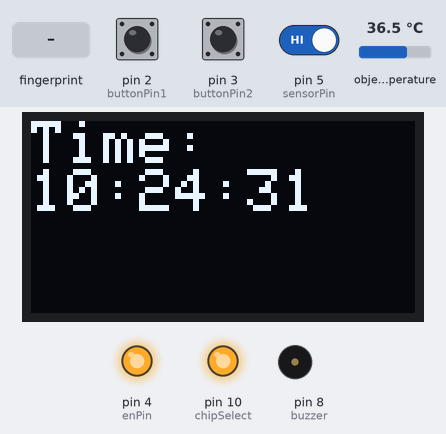
A sketch run on a simulated Arduino Uno, built with avr-gcc and run on an emulated ATmega328P. On the bench: 128×64 one-colour display, output pins drawn as LEDs (lit = HIGH), buzzer (waves = sounding, pin HIGH). The test bench sets the inputs (shaded band); at power-on: pin 5 (sensorPin) HIGH, pin 2 (buttonPin1) HIGH, pin 3 (buttonPin2) HIGH, object temperature 36.5 °C. The local clock reads 2024-03-15 10:24:30 at power-on unless the sketch sets it; storage starts empty; what the sketch prints to the serial monitor is not drawn.

Above: at 2.2 s.
2.3 s: pin 5 (sensorPin) driven LOW
At 6.3 s:
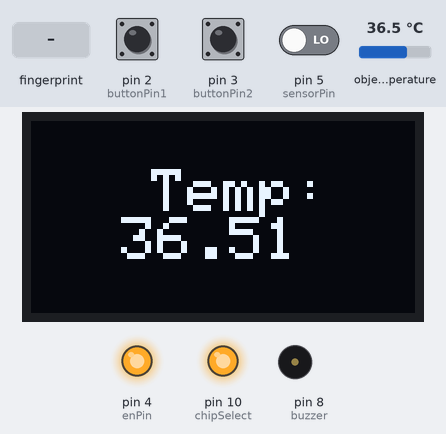
6.5 s: finger stored as number 1 placed on the sensor
At 10.2 s:
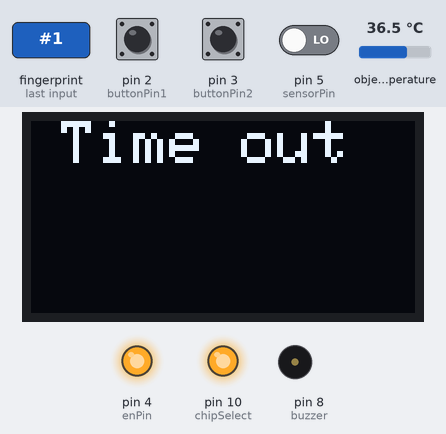
10.7 s: pin 5 (sensorPin) driven HIGH
At 14.8 s:
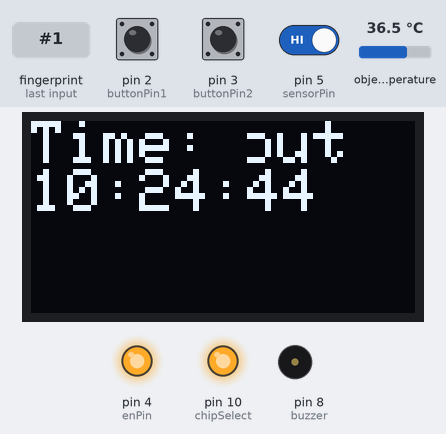
14.9 s: pin 2 (buttonPin1) pulled LOW for 1.25 s
At 18.6 s:
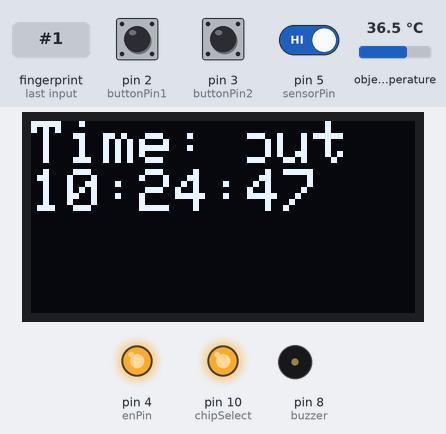
20.3 s: pin 3 (buttonPin2) pulled LOW for 1.25 s
At 24.6 s:
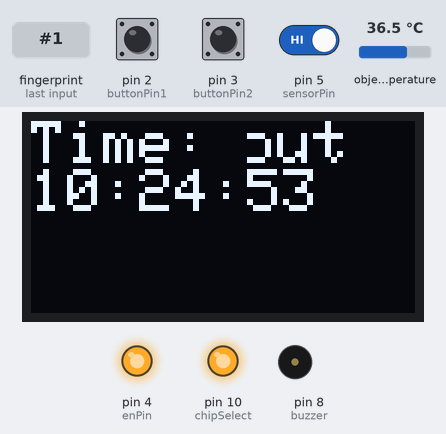
25.8 s: pin 5 (sensorPin) driven LOW
At 28.1 s:
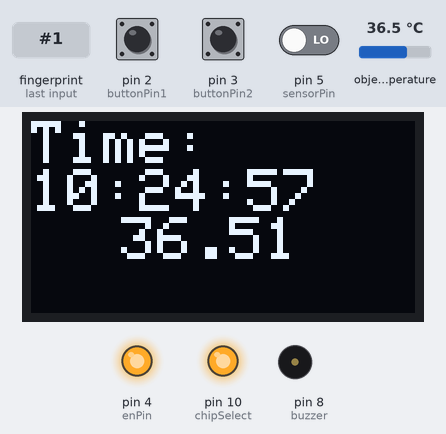
Timing chart, 0 to 31.0 s (numbered marks = the images above; inputs shaded):
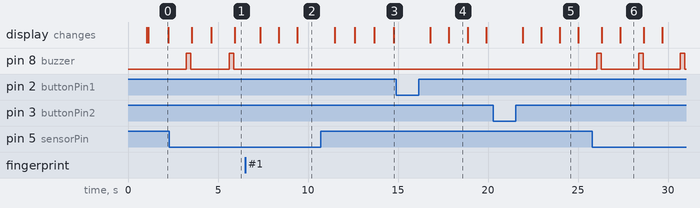

Measured:
- after the input at 2.3 s, pin 8 (buzzer): alternates HIGH for 0.25 s and LOW for 2.1 s, starting after 0.94 s; the display: changes after 1.2 s (image 1)
- after the input at 6.5 s, pin 8 (buzzer): stops changing and stays LOW; the display: first changes after 0.84 s (image 2 shows a later state)
- after the input at 10.7 s, pin 8 (buzzer): stops changing and stays LOW; the display: first changes after 0.79 s (image 3 shows a later state)
- after the input at 25.8 s, pin 8 (buzzer): alternates HIGH for 0.25 s and LOW for 2.1 s, starting after 0.23 s; the display: first changes after 0.53 s (image 6 shows a later state)
- what the display in image 0 shows lasts 1.1 s, from 1.1 s to 2.2 s
- what the display in image 4 shows lasts 1.1 s, from 17.8 s to 18.9 s

The sketch:

THERMOMETER_4_BIGUPADATE_STRUCT.ino
```cpp
#include <Wire.h>
#include "SSD1306Ascii.h"
#include "SSD1306AsciiAvrI2c.h"
#include <Adafruit_MLX90614.h>
#include <DS1307RTC.h>
#include <Fingerprint.h>
#include <SD.h>
#include <SPI.h>
// 0X3C+SA0 - 0x3C or 0x3D
#define I2C_ADDRESS 0x3C
// Define proper RST_PIN if required.
#define RST_PIN -1
SSD1306AsciiAvrI2c oled;
Adafruit_MLX90614 mlx = Adafruit_MLX90614();
const int chipSelect = 10;  // chọn chân kết nối với SD card reader
const byte buttonPin1 = 2;  // Sử dụng chân số 13 để kết nối với nút bấm
const byte buttonPin2 = 3;  // Sử dụng chân số 13 để kết nối với nút bấm
const byte enPin = 4;
const byte sensorPin = 5;
const byte buzzer = 8;
const unsigned char bitmap_icon_3dcube[] PROGMEM = {
  0x00, 0x00, 0x01, 0x80, 0x07, 0x60, 0x19, 0x18, 0x61, 0x06, 0x51, 0x0a, 0x45, 0xa2, 0x41, 0x02,
  0x45, 0x22, 0x41, 0x02, 0x45, 0xa2, 0x51, 0x0a, 0x61, 0x06, 0x19, 0x18, 0x07, 0x60, 0x01, 0x80
};
byte mode = 2;
struct Data {
  float tempC;
  uint8_t id;
  uint8_t finger_id;
  tmElements_t tm;
  byte s;
};
Data data;
volatile bool buttonPressed1 = false;
volatile bool buttonPressed2 = false;
void delay_millis(unsigned long ms) {
  unsigned long current_time = millis();  // Lấy thời điểm hiện tại
  while (millis() - current_time < ms) {  // Kiểm tra nếu thời gian chạy đã vượt quá khoảng thời gian cần delay
    // Chờ
  }
}
void setup() {
  Serial.begin(9600);
  // Bắt đầu SPI
  SPI.begin();
  // Chọn thẻ nhớ SD bằng chân kết nối
  pinMode(chipSelect, OUTPUT);
  oled.setFont(Adafruit5x7);
  fingerprintSetup();
  pinMode(sensorPin, INPUT);
  pinMode(buzzer, OUTPUT);
  pinMode(buttonPin1, INPUT_PULLUP);  // Đặt chân số 2 là INPUT_PULLUP để kết nối nút bấm
  pinMode(buttonPin2, INPUT_PULLUP);  // Đặt chân số 3 là INPUT_PULLUP để kết nối nút bấm
  attachInterrupt(digitalPinToInterrupt(buttonPin1), buttonInterrupt1, FALLING);
  attachInterrupt(digitalPinToInterrupt(buttonPin2), buttonInterrupt2, FALLING);
  digitalWrite(buzzer, LOW);
  pinMode(enPin, OUTPUT);
  // Kích hoạt cảm biến bằng cách đưa chân EN lên mức HIGH
  digitalWrite(enPin, HIGH);
  if (!SD.begin(chipSelect)) {
    Serial.println(F("Không tìm thấy thẻ nhớ SD."));
    return;
  }
// Initialize oled
#if RST_PIN >= 0
  oled.begin(&Adafruit128x64, I2C_ADDRESS, RST_PIN);
#else   // RST_PIN >= 0
  oled.begin(&Adafruit128x64, I2C_ADDRESS);
#endif  // RST_PIN >= 0
  mlx.begin();
}
void loop() {
  readstate();
  // Check if object detected by YS-29 sensor
  readTemp();
  readFinger();
  // oled current time
  Time();
  SDcard();
  data.tempC = 0;
  data.finger_id = 0;
}
void buttonInterrupt1() {
  buttonPressed1 = true;
}
void buttonInterrupt2() {
  buttonPressed2 = true;
}
void readstate() {
  byte buttonState1 = digitalRead(buttonPin1);
  if (buttonPressed1 == true && buttonState1 == LOW) {
    buttonPressed1 = false;
    mode = 3;
    Serial.print(mode);
    delay_millis(1000);
  }
  byte buttonState2 = digitalRead(buttonPin2);
  if (buttonPressed2 == true && buttonState2 == LOW) {
    buttonPressed2 = false;
    mode = 1;
    Serial.print(mode);
    delay_millis(1000);
  }
}
void readTemp() {
  byte sensorValue = digitalRead(sensorPin);
  if (sensorValue == LOW) {
    data.tempC = mlx.readObjectTempC();
    digitalWrite(buzzer, HIGH);
    delay_millis(250);
    digitalWrite(buzzer, LOW);
    oled.clear();
    oled.set2X();
    oled.print("\n");
    oled.setCursor(40, 40);
    oled.print(F("Temp: \n"));
    oled.setCursor(30, 40);
    oled.println(data.tempC);
    // Update OLED oled
    delay_millis(1000);
  }
}
void readFinger() {
  if (mode == 1) {
    // data.id = readnumber();
    if (data.id == 0) {  // ID #0 not allowed, try again!
      return;
    }
    getFingerprintEnroll(data.id, data.s);
    oled.clear();
    oled.set2X();
    oled.setCursor(0, 10);
    oled.println(F("ENROLLED!!"));
    delay_millis(1000);
    mode = 2;
  }
  if (mode == 2) {
    getFingerprintID(data.finger_id);
    if (data.finger_id != 0) {
      oled.clear();
      oled.set1X();
      oled.println(F("\n"));
      oled.set1X();
      oled.setCursor(10, 10);
      oled.println(F("Found a print match!\n"));
      oled.set1X();
      oled.setCursor(10, 15);
      oled.println(F("Match found ID\n"));
      oled.set1X();
      oled.setCursor(10, 20);
      oled.print(data.finger_id);
      delay_millis(1000);
    }
  }
  if (mode == 3) {
    // data.id = readnumber();
    if (data.id == 0) {  // ID #0 not allowed, try again!
      return;
    }
    deleteFingerprint(data.id);
    oled.clear();
    oled.set2X();
    oled.setCursor(0, 10);
    oled.println(F("DELETED!"));
    delay_millis(1000);
    mode = 2;
  }
}
void Time() {
  if (RTC.read(data.tm)) {
    oled.set1X();
    oled.println(F("\n"));
    oled.set2X();
    oled.setCursor(0, 0);  // Set cursor to first row
    oled.print(F("Time: \n"));
    oled.set2X();
    oled.setCursor(0, 20);  // Set cursor to second row
    // Update time value
    if (data.tm.Hour < 10) {
      oled.print('0');  // Add leading zero for single digit hour values
    }
    oled.print(data.tm.Hour);
    oled.print(':');
    if (data.tm.Minute < 10) {
      oled.print('0');  // Add leading zero for single digit minute values
    }
    oled.print(data.tm.Minute);
    oled.print(':');
    if (data.tm.Second < 10) {
      oled.print('0');  // Add leading zero for single digit second values
    }
    oled.print(data.tm.Second);
    delay_millis(1000);
    if (data.finger_id != 0) {
      if (data.tm.Hour >= 21 && data.tm.Hour < 22) {
        // tính thời gian điểm danh so với 8 giờ sáng
        int minutes_late = (data.tm.Hour - 21) * 60 + data.tm.Minute;
        if (minutes_late <= 0) {
          Serial.print(F("E"));
          oled.clear();
          oled.set2X();
          oled.setCursor(10, 10);
          oled.print(F("Arrived early"));  // đến đúng giờ
          delay_millis(2000);
        } else if (minutes_late <= 15) {
          Serial.print(F("O"));
          oled.clear();
          oled.set2X();
          oled.setCursor(10, 10);
          oled.print(F("On Time"));  // đến sớm
          delay_millis(2000);
        } else {
          Serial.print(F("L\n"));
          oled.clear();
          oled.set2X();
          oled.setCursor(10, 10);
          oled.print(F("Late"));  // đến trễ
          delay_millis(2000);
        }
      } else if (data.tm.Hour < 21 || data.tm.Hour > 22) {
        Serial.print(F("Time out"));
        oled.clear();
        oled.set2X();
        oled.setCursor(10, 10);
        oled.print(F("Time out"));  // thời gian điểm danh đã kết thúc
        delay_millis(2000);
      }
    }
  }
}
void SDcard() {
  File dataFile = SD.open("data.csv", FILE_WRITE);  // Mở file data.txt và chế độ ghi
  if (dataFile) {                                   // Nếu file đã được mở
    if (data.finger_id != 0 || data.tempC != 0) {
      Serial.println(F("Opening file"));
      if (data.finger_id != 0) {
        dataFile.print(data.finger_id);  // Lưu id vào file
      }
      dataFile.print(",");  // Phân cách giữa id và tempC
      if (data.tempC != 0) {
        dataFile.print(data.tempC);  // Lưu tempC vào file
      }
      dataFile.print(",");  // Phân cách
      dataFile.print(data.tm.Hour);
      dataFile.print(":");
      dataFile.print(data.tm.Minute);
      dataFile.print(":");
      dataFile.print(data.tm.Second);
      dataFile.println();  // Xuống dòng để lưu thông tin tiếp theo
    }
    dataFile.close();  // Đóng file
  } else {
    Serial.println(F("Error opening file"));  // In ra thông báo lỗi nếu không mở được file
  }
}
```
